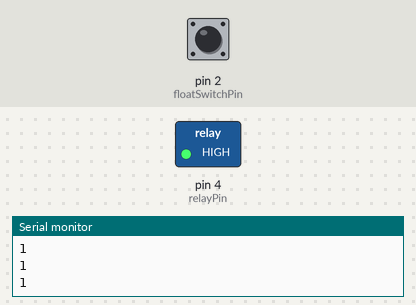
A program run on a simulated Arduino Uno, built with avr-gcc and run on an emulated ATmega328P. On the bench: switched loads named in the program (green lamp = pin HIGH), the last lines printed to the serial monitor. Inputs (shaded band) come from the test bench; at power-on: pin 2 (floatSwitchPin) HIGH.

Above: at 1.8 s.
1.9 s: pin 2 (floatSwitchPin) pulled LOW for 0.6 s
At 2.4 s:
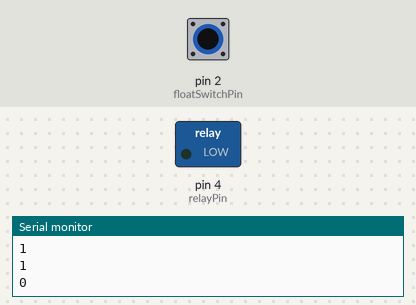
4.0 s: pin 2 (floatSwitchPin) pulled LOW for 3.2 s
At 7.9 s:
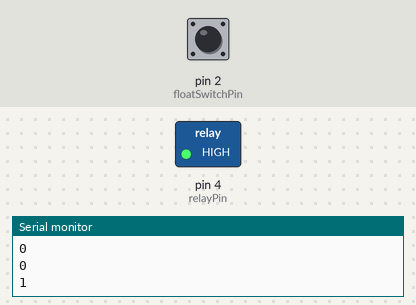
Timing chart, 0 to 9.4 s (numbered marks = the images above; inputs shaded):
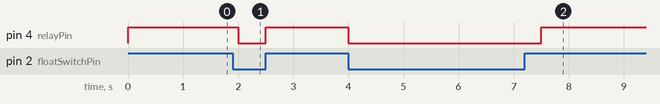

The program:

main.cpp
```cpp
#include <Arduino.h>

// Wire float switch to pin 2
// Connect other end to GND
const int floatSwitchPin = 2;
const int relayPin = 4;

void setup() {
  Serial.begin(9600);

  pinMode(floatSwitchPin, INPUT_PULLUP);
  pinMode(relayPin, OUTPUT);
}

// Digital pin cannot supply enough current to power the peristaltic pump's dc motor
// Need a relay, split into a power supply, connected to the peristaltic pump
void loop() {
  int switchFlag = digitalRead(floatSwitchPin);
  Serial.println(switchFlag);

  if(switchFlag) {
    digitalWrite(relayPin, HIGH);
  } else {
    digitalWrite(relayPin, LOW);
  }
  delay(500);
}
```

Measured:
- after the input at 1.9 s, pin 4 (relayPin): HIGH → LOW after 0.10 s, → HIGH 0.50 s later
- after the input at 4.0 s, pin 4 (relayPin): HIGH → LOW at once, → HIGH 3.5 s later
